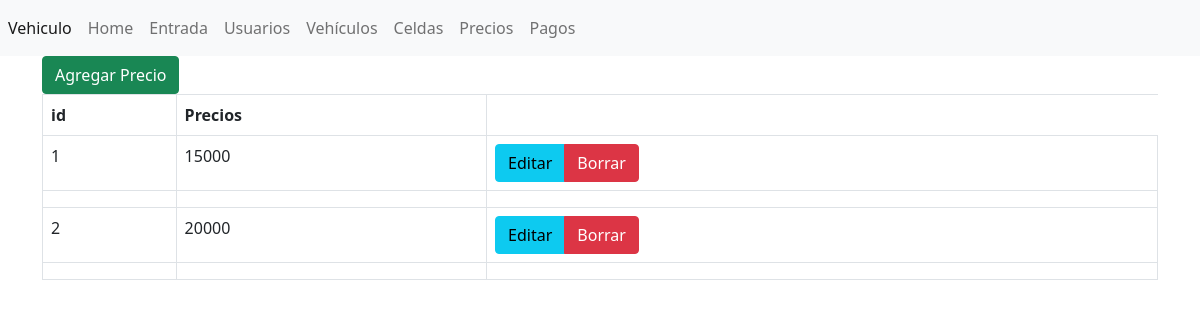
/parqueadero/parqueadero/index.php?controlador=Precios&accion=inicio, run on the app's committed database.
### tables this page shows
CREATE TABLE `precios` (
  `id_precios` int(11) NOT NULL,
  `costo` int(11) DEFAULT NULL
);

### parqueadero/parqueadero/Controllers/PreciosController.php (called while the page is built, shortened)
<?php
include_once("Models/Precios.php");
    class PreciosController{
    public function inicio(){
        $Precios=Precios::consultar();
        include_once("Views/precios/inicio.php");
    }
    }
?>

### parqueadero/parqueadero/index.php (called while the page is built, shortened)
<?php
    require("Views/plantilla.php");
?>

### parqueadero/parqueadero/Models/precios.php (called while the page is built, shortened)
<?php
class Precios{
    public function __construct($id,$costo){
        $this->id=$id;
        $this->costo=$costo;
    }
    public static function consultar(){
        $listaPrecios=[];
        $conexionDB=DB::crearInstancia();
        $sql=$conexionDB->query("SELECT * FROM precios");
        foreach($sql->fetchAll() as $precios){
            $listaPrecios[] = new Precios($precios['id_precios'],$precios['costo']);
        }
        return $listaPrecios;
    }
}
?>

### parqueadero/parqueadero/Views/precios/inicio.php (the view)
<a name="" id="" class="btn btn-success" href="?controlador=Precios&accion=crear" role="button">Agregar Precio</a></a>
<table class="table table-bordered">
    <thead>
        <tr>
            <th>id</th>
            <th>Precios</th>
        </tr>
    </thead>
    <tbody>
<?php foreach ($Precios as $precios) { ?>
        <tr>
            <td><?php echo $precios->id ?></td>
            <td><?php echo $precios->costo ?></td>
            <td>
                <div class="btn-group" role="group" aria-label="">
                    <a href="?controlador=precios&accion=editar&id=<?php echo $precios->id; ?>" class="btn btn-info">Editar</a>
                    <a href="?controlador=precios&accion=borrar&id=<?php echo $precios->id; ?>" class="btn btn-danger">Borrar</a>
                </div>
            </td>
        </tr>
        <tr>
            <td scope="row"></td>
            <td></td>
            <td></td>
        </tr>
<?php } ?>
    </tbody>
</table>

### data on the page
precios: id_precios "1", costo "15000"
precios: id_precios "2", costo "20000"
